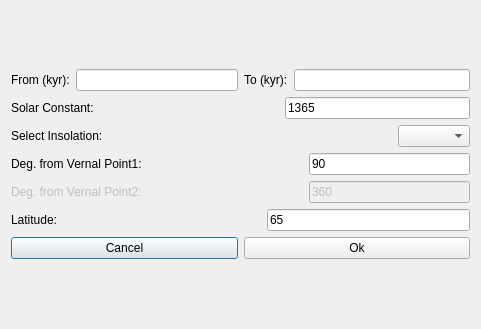
<?xml version="1.0" encoding="UTF-8"?>
<ui version="4.0">
 <class>Insolation</class>
 <widget class="QDialog" name="Insolation">
  <property name="geometry">
   <rect>
    <x>0</x>
    <y>0</y>
    <width>481</width>
    <height>329</height>
   </rect>
  </property>
  <property name="windowTitle">
   <string>Insolation</string>
  </property>
  <layout class="QVBoxLayout" name="verticalLayout_2">
   <item>
    <layout class="QVBoxLayout" name="verticalLayout">
     <item>
      <layout class="QHBoxLayout" name="horizontalLayout_6">
       <item>
        <layout class="QHBoxLayout" name="horizontalLayout">
         <item>
          <widget class="QLabel" name="label">
           <property name="text">
            <string>From (kyr):</string>
           </property>
          </widget>
         </item>
         <item>
          <widget class="QLineEdit" name="lineEdit"/>
         </item>
        </layout>
       </item>
       <item>
        <layout class="QHBoxLayout" name="horizontalLayout_2">
         <item>
          <widget class="QLabel" name="label_2">
           <property name="text">
            <string>To (kyr):</string>
           </property>
          </widget>
         </item>
         <item>
          <widget class="QLineEdit" name="lineEdit_2"/>
         </item>
        </layout>
       </item>
      </layout>
     </item>
     <item>
      <layout class="QHBoxLayout" name="horizontalLayout_3">
       <item>
        <widget class="QLabel" name="label_3">
         <property name="text">
          <string>Solar Constant:</string>
         </property>
        </widget>
       </item>
       <item>
        <spacer name="horizontalSpacer">
         <property name="orientation">
          <enum>Qt::Horizontal</enum>
         </property>
         <property name="sizeHint" stdset="0">
          <size>
           <width>40</width>
           <height>20</height>
          </size>
         </property>
        </spacer>
       </item>
       <item>
        <widget class="QLineEdit" name="lineEdit_3">
         <property name="text">
          <string>1365</string>
         </property>
        </widget>
       </item>
      </layout>
     </item>
     <item>
      <layout class="QHBoxLayout" name="horizontalLayout_9">
       <item>
        <widget class="QLabel" name="label_7">
         <property name="text">
          <string>Select Insolation:</string>
         </property>
        </widget>
       </item>
       <item>
        <spacer name="horizontalSpacer_6">
         <property name="orientation">
          <enum>Qt::Horizontal</enum>
         </property>
         <property name="sizeHint" stdset="0">
          <size>
           <width>40</width>
           <height>20</height>
          </size>
         </property>
        </spacer>
       </item>
       <item>
        <widget class="QComboBox" name="comboBox"/>
       </item>
      </layout>
     </item>
     <item>
      <layout class="QHBoxLayout" name="horizontalLayout_4">
       <item>
        <widget class="QLabel" name="label_4">
         <property name="text">
          <string>Deg. from Vernal Point1:</string>
         </property>
        </widget>
       </item>
       <item>
        <spacer name="horizontalSpacer_2">
         <property name="orientation">
          <enum>Qt::Horizontal</enum>
         </property>
         <property name="sizeHint" stdset="0">
          <size>
           <width>40</width>
           <height>20</height>
          </size>
         </property>
        </spacer>
       </item>
       <item>
        <widget class="QLineEdit" name="lineEdit_4">
         <property name="text">
          <string>90</string>
         </property>
        </widget>
       </item>
      </layout>
     </item>
     <item>
      <layout class="QHBoxLayout" name="horizontalLayout_8">
       <item>
        <widget class="QLabel" name="label_6">
         <property name="enabled">
          <bool>false</bool>
         </property>
         <property name="text">
          <string>Deg. from Vernal Point2:</string>
         </property>
        </widget>
       </item>
       <item>
        <spacer name="horizontalSpacer_4">
         <property name="orientation">
          <enum>Qt::Horizontal</enum>
         </property>
         <property name="sizeHint" stdset="0">
          <size>
           <width>40</width>
           <height>20</height>
          </size>
         </property>
        </spacer>
       </item>
       <item>
        <widget class="QLineEdit" name="lineEdit_6">
         <property name="enabled">
          <bool>false</bool>
         </property>
         <property name="text">
          <string>360</string>
         </property>
        </widget>
       </item>
      </layout>
     </item>
     <item>
      <layout class="QHBoxLayout" name="horizontalLayout_5">
       <item>
        <widget class="QLabel" name="label_5">
         <property name="text">
          <string>Latitude:</string>
         </property>
        </widget>
       </item>
       <item>
        <spacer name="horizontalSpacer_3">
         <property name="orientation">
          <enum>Qt::Horizontal</enum>
         </property>
         <property name="sizeHint" stdset="0">
          <size>
           <width>40</width>
           <height>20</height>
          </size>
         </property>
        </spacer>
       </item>
       <item>
        <widget class="QLineEdit" name="lineEdit_5">
         <property name="text">
          <string>65</string>
         </property>
        </widget>
       </item>
      </layout>
     </item>
     <item>
      <layout class="QHBoxLayout" name="horizontalLayout_7">
       <item>
        <widget class="QPushButton" name="cancelButton">
         <property name="text">
          <string>Cancel</string>
         </property>
        </widget>
       </item>
       <item>
        <widget class="QPushButton" name="okButton">
         <property name="text">
          <string>Ok</string>
         </property>
        </widget>
       </item>
      </layout>
     </item>
    </layout>
   </item>
  </layout>
 </widget>
 <resources/>
 <connections/>
</ui>
